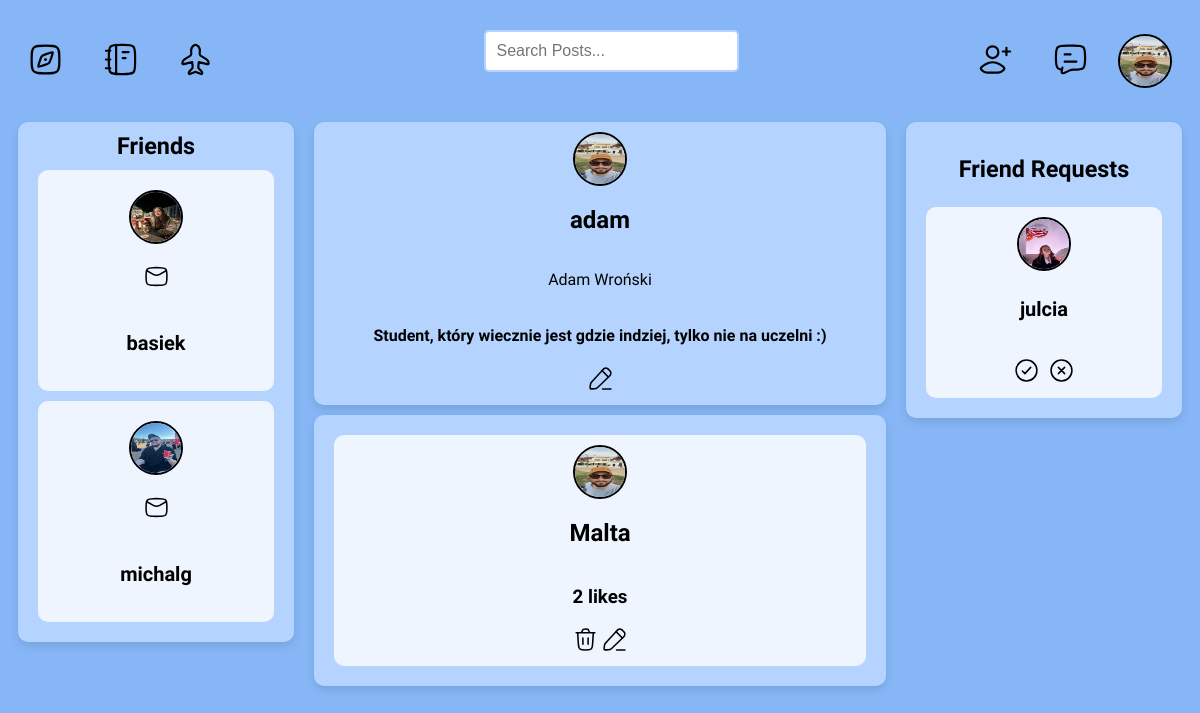
Page /profile/adam/ (signed in) on the committed database.
### base/models.py (models this page shows, shortened)
class User(AbstractUser):
    name = models.CharField(max_length=100, null=True)
    first_name = models.CharField(max_length=100, null=True, blank=True)
    last_name = models.CharField(max_length=100, null=True, blank=True)
    email = models.EmailField(unique=True)
    bio = models.TextField(null=True, blank=True)
    avatar = models.ImageField(null=True, default='user-avatar.svg')
    USERNAME_FIELD = 'email'
    REQUIRED_FIELDS = ['username']

class Post(models.Model):
    host = models.ForeignKey(User, on_delete=models.SET_NULL, null=True)
    title = models.CharField(max_length=100)
    date_created = models.DateTimeField(auto_now_add=True)
    country = models.CharField(max_length=100)
    city = models.CharField(max_length=100)
    description = models.TextField(null=True, blank=True)
    note = models.TextField(null=True, blank=True)
    participants = models.ManyToManyField(User, related_name='participants', blank=True)
    rate = models.IntegerField()
    image = models.ImageField(upload_to='posts/', blank=True, null=True)
    likes = models.IntegerField(default=0)
    latitude = models.DecimalField(max_digits=20, decimal_places=16, blank=True, null=True)
    longitude = models.DecimalField(max_digits=20, decimal_places=16, blank=True, null=True)
    class Meta:
        ordering = ['-date_created']

class FriendRequest(models.Model):
    sender = models.ForeignKey(settings.AUTH_USER_MODEL, on_delete=models.CASCADE, related_name='sender')
    receiver = models.ForeignKey(settings.AUTH_USER_MODEL, on_delete=models.CASCADE, related_name='receiver')
    is_active = models.BooleanField(blank=True, null=False, default=True)
    timestamp = models.DateTimeField(auto_now_add=True)

### base/views.py (the view)
# urls.py: path('profile/<str:username>/', views.profilePage, name='user_profile'),
@login_required(login_url='login')
def profilePage(request, username):
    user = get_object_or_404(User, username=username)
    posts = user.post_set.all()
    post_comments = user.comment_set.all()
    is_own_profile = user == request.user
    friend_list = None
    if is_own_profile:
        friend_list = request.user.friend_list.friends.all()
    is_friend = False
    if request.user.friend_list.friends.filter(id=user.id).exists():
        is_friend = True
    friend_requests = None
    if is_own_profile:
        friend_requests = FriendRequest.objects.filter(receiver=request.user, is_active=True)
    context = {
        'user': user,
        'posts': posts,
        'post_comments': post_comments,
        'friend_requests': friend_requests,
        'is_friend': is_friend,
        'friends': friend_list if is_own_profile else None
    }
    return render(request, 'base/profile.html', context)

### base/templates/base/profile.html
{% extends 'main.html' %}
{% block content %}
<div class="profile-container">
    <div>
        {% if user == request.user %}
            {% include 'base/components/friend_list_component.html' %}
        {% endif %}
    </div>
    <div>
        {% include 'base/components/info_profile_component.html' %}
        {% include 'base/components/feed_component.html' %}
    </div>
    <div>
        {% if friend_requests %}
            {% include 'base/components/friend_requests_component.html' %}
        {% endif %}
    </div>
</div>
{% endblock %}

### templates/navbar.html (shortened to what this page needs)
{% load static %}
<div class="navbar-container">
    <div style="display: flex; align-items: center;">
        <a href="/" style="margin-right: 20px; margin-left: 10px;">
            <img src="{% static 'images/home.svg' %}" alt="home">
        </a>
        <a href="{% url 'list_trips' %}" style="margin-right: 20px; margin-left: 20px;">
            <img src="{% static 'images/notebook.svg' %}" alt="notebook">
        </a>
        <a href="{% url 'search_flight' %}" style="margin-right: 20px; margin-left: 20px;">
            <img src="{% static 'images/airplane.svg' %}" alt="airplane">
        </a>
    </div>
    {% include 'searchbar.html' %}
    <div class="navbar-container-right">
        <a href="{% url 'search_non_friends' %}" style="margin-right: 20px; margin-left: 20px;">
            <img src="{% static 'images/user-add.svg' %}" alt="user-add">
        </a>
        <a href="{% url 'friend_chats' %}" style="margin-right: 20px; margin-left: 20px;">
            <img src="{% static 'images/chat.svg' %}" alt="chat">
        </a>
        {% if request.user.is_authenticated %}
        <div class="dropdown">
            <div class="navbar-avatar">
                <a href="{% url 'user_profile' request.user.username %}"><img src="{{ request.user.avatar.url }}"/></a>
            </div>
        </div>
        {% else %}
        <div class="login-button">
            <a href="{% url 'login' %}">Login</a>
        </div>
        {% endif %}
    </div>
</div>

### base/templates/base/components/friend_list_component.html
{% load static %}
<div class="friend-list-container">
    <h3>Friends</h3>
        {% for friend in friends %}
            <div class="friend-list-single">
                <a href="{% url 'user_profile' friend.username %}">
                    <div class="avatar">
                        <img src="{{friend.avatar.url}}" />
                    </div>
                </a>
                <a href="{% url 'private_chat' friend.id %}">
                    <img src="{% static 'images/message.svg' %}" alt="message">
                </a>
                <h4>{{friend.username}}</h4>
            </div>
        {% endfor %}
</div>

### base/templates/base/components/info_profile_component.html (shortened to what this page needs)
{% load static %}
<div class="info-up">
        <div class="avatar">
            <img src="{{user.avatar.url}}"/>
        </div>
    <h2>{{user.username}}</h2>
    <p>{{user.first_name}} {{user.last_name}}</p>
    <h4>{{user.bio}}</h4>
    {% if user == request.user %}
        <a href="{% url 'edit_user' %}">
            <img src="{% static 'images/edit-pencil.svg' %}" alt="edit">
        </a>
    {% endif %}
</div>

### base/templates/base/components/feed_component.html (shortened to what this page needs)
{% load static %}
<div class="feed-container">
    {% if posts %}
        {% for post in posts %}
            <div class="post-feed-container" id="post_feed_container">
                <div class="avatar">
                    <img src="{{ post.host.avatar.url }}" />
                </div>
                <h2><a href="{% url 'post' post.id %}">{{ post.country }}</a></h2>
                <h3>{{ post.likes }} likes</h3>
                {% if request.user == post.host %}
                <div>
                    <a href="{% url 'delete_post' post.id %}">
                        <img src="{% static 'images/delete-trash.svg' %}" alt="trash">
                    </a>
                    <a href="{% url 'update_post' post.id %}">
                        <img src="{% static 'images/edit-pencil.svg' %}" alt="edit">
                    </a>
                </div>
                {% endif %}
            </div>
        {% endfor %}
    {% endif %}
</div>

### base/templates/base/components/friend_requests_component.html (shortened to what this page needs)
{% load static %}
<div class="friend-request-container">
    <h3>Friend Requests</h3>
    {% for request in friend_requests %}
    <div class="friend-request-container-comment">
        <div class="friend-request-content">
            <div class="avatar">
                <img src="{{ request.sender.avatar.url }}" />
            </div>
            <h4>{{ request.sender.username }}</h4>
            <div class="friend-request-buttons">
                {% if request.receiver == user %}
                    <form method="POST" action="{% url 'accept_friend_request' request.id %}">
                        <button type="submit">
                            <img src="{% static 'images/accept-friend.svg' %}" alt="accept-friend">
                        </button>
                    </form>
                    <form method="POST" action="{% url 'decline_friend_request' request.id %}">
                        <button type="submit">
                            <img src="{% static 'images/decline-friend.svg' %}" alt="decline-friend">
                        </button>
                    </form>
                {% else %}
                    <form method="POST" action="{% url 'cancel_friend_request' request.id %}">
                        {% csrf_token %}
                        <button type="submit">Anuluj zaproszenie</button>
                    </form>
                {% endif %}
            </div>
        </div>
    </div>
    {% endfor %}
</div>

### static/styles/main.css (style rules this page uses)
body { background-color: #86B6F6; font-family: 'Source Sans 3', sans-serif; }
html { scrollbar-width: none; -ms-overflow-style: none; }
a { text-decoration: none; color: black; }
.info-up { background-color: #B4D4FF; margin-left: 10px; margin-bottom: 10px; margin-right: 10px; border-radius: 10px; padding: 10px; box-shadow: 0 4px 8px rgba(0, 0, 0, 0.1); display: flex; flex-direction: column; align-items: center; }
.feed-container { background-color: #B4D4FF; margin-left: 10px; margin-right: 10px; border-radius: 10px; padding: 10px; box-shadow: 0 4px 8px rgba(0, 0, 0, 0.1); }
.post-feed-container { background-color: #EEF5FF; margin-left: 10px; margin-right: 10px; border-radius: 10px; padding: 10px; margin: 10px; display: flex; flex-direction: column; align-items: center; }
.profile-container { display: grid; grid-template-columns: 1fr 2fr 1fr; }
.avatar img { vertical-align: middle; width: 50px; height: 50px; border-radius: 50%; border: 2px solid black; }
.friend-request-container { background-color: #B4D4FF; margin-right: 10px; margin-left: 10px; margin-bottom: 10px; border-radius: 10px; padding: 10px; font-size: 20px; box-shadow: 0 4px 8px rgba(0, 0, 0, 0.1); }
.friend-request-container button { background: none; border: none; padding: 0; margin: 0; cursor: pointer; }
.friend-request-container h3 { text-align: center; }
.friend-request-container-comment { background-color: #EEF5FF; margin: 10px; border-radius: 10px; padding: 10px; }
.friend-request-content { display: flex; flex-direction: column; align-items: center; text-align: center; }
.friend-request-buttons { display: flex; gap: 10px; justify-content: center; margin-top: 10px; }
.friend-request-buttons form { display: inline-block; }
.friend-list-container { background-color: #B4D4FF; margin-right: 10px; margin-left: 10px; margin-bottom: 10px; border-radius: 10px; padding: 10px; font-size: 20px; box-shadow: 0 4px 8px rgba(0, 0, 0, 0.1); }
.friend-list-container h3 { text-align: center; margin: auto; }
.friend-list-single { background-color: #EEF5FF; margin: 10px; border-radius: 10px; padding: 10px; text-align: center; }
.friend-list-single a { text-align: center; margin-top: 10px; margin-bottom: 10px; }
.friend-list-single img { margin-top: 10px; margin-bottom: 10px; }

### static/styles/navbar.css (style rules this page uses)
.navbar-container { display: grid; grid-template-columns: 1fr 3fr 1fr; align-items: center; border-radius: 10px; margin: 10px; }
.navbar-container-right { display: flex; margin-left: auto; align-items: center; }
.dropdown { position: relative; display: inline-block; }
.navbar-avatar img { vertical-align: middle; width: 50px; height: 50px; border-radius: 50%; margin-left: 10px; margin-right: 10px; border: 2px solid black; }

### static/styles/chat.css (style rules this page uses)
.avatar img { width: 50px; height: 50px; border-radius: 50%; }

### static/styles/trip_planner.css (style rules this page uses)
h2 { text-align: center; margin-bottom: 20px; font-size: 24px; }

### rows in the picture
User: user.avatar (picture), avatar (picture), username "adam", first_name "Adam", last_name "Wroński", bio "Student, który wiecznie jest gdzie indziej, tylko nie na uczelni :)"
User: avatar (picture), username "basiek"
User: avatar (picture), username "michalg"
Post: host.avatar (picture), country "Malta", likes "2"
FriendRequest: sender.avatar (picture), sender.username "julcia"
